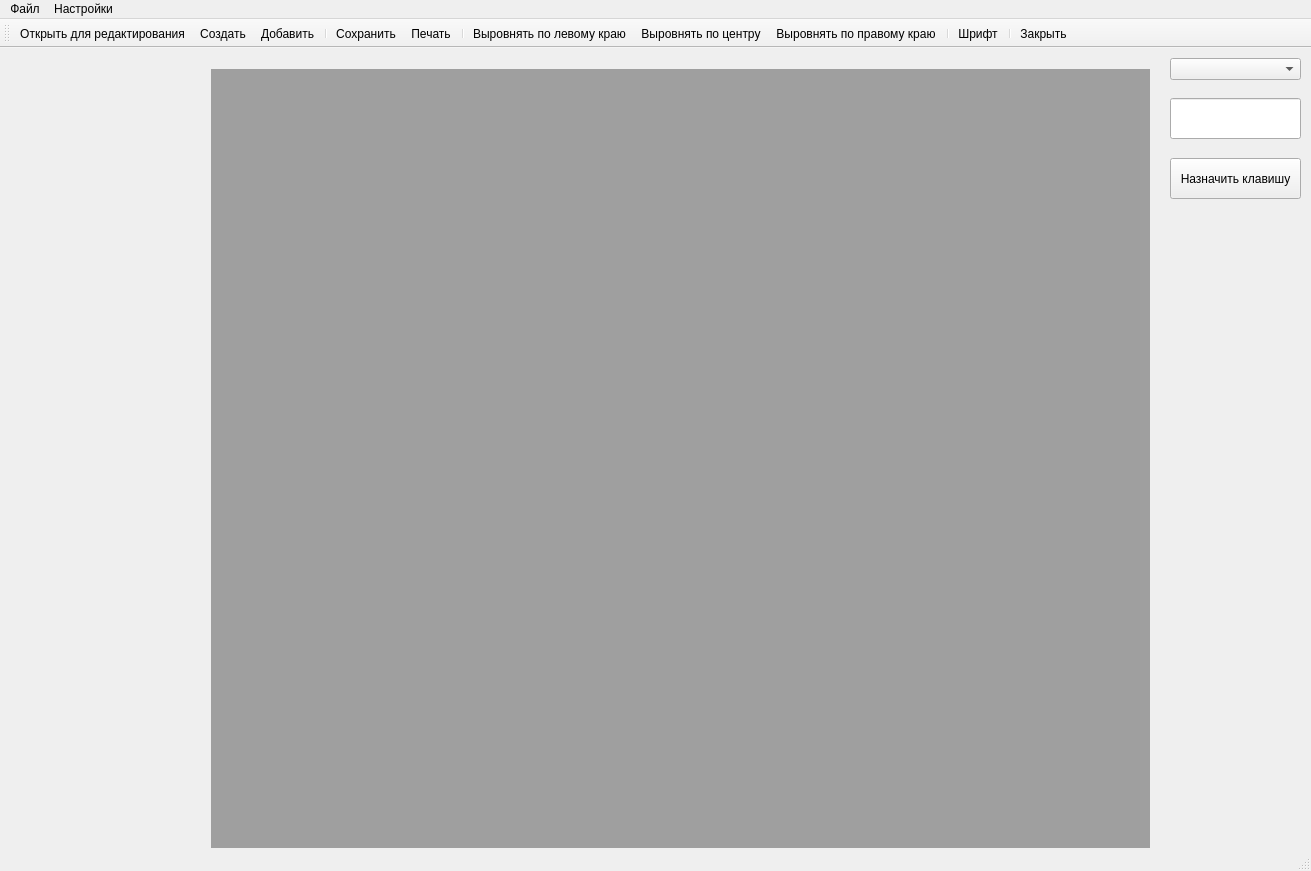
<?xml version="1.0" encoding="UTF-8"?>
<ui version="4.0">
 <class>MainWindow</class>
 <widget class="QMainWindow" name="MainWindow">
  <property name="geometry">
   <rect>
    <x>0</x>
    <y>0</y>
    <width>1311</width>
    <height>871</height>
   </rect>
  </property>
  <property name="windowTitle">
   <string>Текстовый редактор</string>
  </property>
  <widget class="QWidget" name="centralWidget">
   <widget class="QComboBox" name="boxActions">
    <property name="geometry">
     <rect>
      <x>1170</x>
      <y>10</y>
      <width>131</width>
      <height>22</height>
     </rect>
    </property>
   </widget>
   <widget class="QLineEdit" name="valHotKey">
    <property name="geometry">
     <rect>
      <x>1170</x>
      <y>50</y>
      <width>131</width>
      <height>41</height>
     </rect>
    </property>
   </widget>
   <widget class="QPushButton" name="setHotKey">
    <property name="geometry">
     <rect>
      <x>1170</x>
      <y>110</y>
      <width>131</width>
      <height>41</height>
     </rect>
    </property>
    <property name="text">
     <string>Назначить клавишу</string>
    </property>
   </widget>
   <widget class="QWidget" name="gridLayoutWidget">
    <property name="geometry">
     <rect>
      <x>0</x>
      <y>10</y>
      <width>201</width>
      <height>521</height>
     </rect>
    </property>
    <layout class="QGridLayout" name="gridLayout"/>
   </widget>
   <widget class="QWidget" name="gridLayoutWidget_2">
    <property name="geometry">
     <rect>
      <x>200</x>
      <y>10</y>
      <width>961</width>
      <height>801</height>
     </rect>
    </property>
    <layout class="QGridLayout" name="gridLayout_2">
     <item row="0" column="0">
      <widget class="QMdiArea" name="mdiArea">
       <property name="tabsClosable">
        <bool>true</bool>
       </property>
       <property name="tabsMovable">
        <bool>true</bool>
       </property>
      </widget>
     </item>
    </layout>
   </widget>
  </widget>
  <widget class="QMenuBar" name="menuBar">
   <property name="geometry">
    <rect>
     <x>0</x>
     <y>0</y>
     <width>1311</width>
     <height>21</height>
    </rect>
   </property>
   <widget class="QMenu" name="menu">
    <property name="title">
     <string>Файл</string>
    </property>
    <addaction name="separator"/>
    <addaction name="CreateFile"/>
    <addaction name="OpenReadOnly"/>
    <addaction name="OpenFile"/>
    <addaction name="addFile"/>
    <addaction name="separator"/>
    <addaction name="Save"/>
    <addaction name="SaveFile"/>
    <addaction name="printText"/>
    <addaction name="separator"/>
    <addaction name="OpenRef"/>
    <addaction name="QuitAction"/>
   </widget>
   <widget class="QMenu" name="menu_2">
    <property name="title">
     <string>Настройки</string>
    </property>
    <widget class="QMenu" name="menu_3">
     <property name="title">
      <string>Язык</string>
     </property>
     <addaction name="separator"/>
     <addaction name="LangToRus"/>
     <addaction name="LangToEng"/>
    </widget>
    <widget class="QMenu" name="menu_4">
     <property name="title">
      <string>Тема</string>
     </property>
     <addaction name="action_2"/>
     <addaction name="action_3"/>
    </widget>
    <widget class="QMenu" name="menu_5">
     <property name="title">
      <string>Вид</string>
     </property>
     <addaction name="alignLeft"/>
     <addaction name="alignCenter"/>
     <addaction name="alignRight"/>
     <addaction name="separator"/>
     <addaction name="setFont"/>
    </widget>
    <addaction name="menu_3"/>
    <addaction name="menu_4"/>
    <addaction name="separator"/>
    <addaction name="menu_5"/>
   </widget>
   <addaction name="menu"/>
   <addaction name="menu_2"/>
  </widget>
  <widget class="QStatusBar" name="statusBar"/>
  <widget class="QToolBar" name="mainToolBar">
   <attribute name="toolBarArea">
    <enum>TopToolBarArea</enum>
   </attribute>
   <attribute name="toolBarBreak">
    <bool>false</bool>
   </attribute>
   <addaction name="OpenFile"/>
   <addaction name="CreateFile"/>
   <addaction name="addFile"/>
   <addaction name="separator"/>
   <addaction name="Save"/>
   <addaction name="printText"/>
   <addaction name="separator"/>
   <addaction name="alignLeft"/>
   <addaction name="alignCenter"/>
   <addaction name="alignRight"/>
   <addaction name="separator"/>
   <addaction name="setFont"/>
   <addaction name="separator"/>
   <addaction name="QuitAction"/>
  </widget>
  <action name="SaveFile">
   <property name="text">
    <string>Сохранить как</string>
   </property>
  </action>
  <action name="OpenRef">
   <property name="text">
    <string>Справка</string>
   </property>
  </action>
  <action name="LangToRus">
   <property name="text">
    <string>Русский</string>
   </property>
  </action>
  <action name="LangToEng">
   <property name="text">
    <string>Английский</string>
   </property>
  </action>
  <action name="OpenReadOnly">
   <property name="text">
    <string>Открыть для чтения</string>
   </property>
  </action>
  <action name="OpenFile">
   <property name="icon">
    <iconset resource="rsc.qrc">
     <normaloff>:/img/img/free-icon-open-file-7603954.png</normaloff>:/img/img/free-icon-open-file-7603954.png</iconset>
   </property>
   <property name="text">
    <string>Открыть для редактирования</string>
   </property>
  </action>
  <action name="addFile">
   <property name="icon">
    <iconset resource="rsc.qrc">
     <normaloff>:/img/img/add.png</normaloff>:/img/img/add.png</iconset>
   </property>
   <property name="text">
    <string>Добавить</string>
   </property>
  </action>
  <action name="QuitAction">
   <property name="icon">
    <iconset resource="rsc.qrc">
     <normaloff>:/img/img/006close_99893.png</normaloff>:/img/img/006close_99893.png</iconset>
   </property>
   <property name="text">
    <string>Закрыть</string>
   </property>
  </action>
  <action name="Save">
   <property name="icon">
    <iconset resource="rsc.qrc">
     <normaloff>:/img/img/free-icon-save-2550221.png</normaloff>:/img/img/free-icon-save-2550221.png</iconset>
   </property>
   <property name="text">
    <string>Сохранить</string>
   </property>
  </action>
  <action name="action_2">
   <property name="text">
    <string>Светлая</string>
   </property>
  </action>
  <action name="action_3">
   <property name="text">
    <string>Тёмная</string>
   </property>
  </action>
  <action name="CreateFile">
   <property name="icon">
    <iconset resource="rsc.qrc">
     <normaloff>:/img/img/free-icon-direct-download-4147026.png</normaloff>:/img/img/free-icon-direct-download-4147026.png</iconset>
   </property>
   <property name="text">
    <string>Создать </string>
   </property>
  </action>
  <action name="printText">
   <property name="icon">
    <iconset resource="rsc.qrc">
     <normaloff>:/img/img/free-icon-paper-printer-4388319.png</normaloff>:/img/img/free-icon-paper-printer-4388319.png</iconset>
   </property>
   <property name="text">
    <string>Печать</string>
   </property>
  </action>
  <action name="alignLeft">
   <property name="icon">
    <iconset resource="rsc.qrc">
     <normaloff>:/img/img/free-icon-text-alignment-8112957.png</normaloff>:/img/img/free-icon-text-alignment-8112957.png</iconset>
   </property>
   <property name="text">
    <string>Выровнять по левому краю</string>
   </property>
  </action>
  <action name="alignCenter">
   <property name="icon">
    <iconset resource="rsc.qrc">
     <normaloff>:/img/img/free-icon-center-alignment-4662450.png</normaloff>:/img/img/free-icon-center-alignment-4662450.png</iconset>
   </property>
   <property name="text">
    <string>Выровнять по центру</string>
   </property>
  </action>
  <action name="alignRight">
   <property name="icon">
    <iconset resource="rsc.qrc">
     <normaloff>:/img/img/free-icon-right-text-alignment-57086.png</normaloff>:/img/img/free-icon-right-text-alignment-57086.png</iconset>
   </property>
   <property name="text">
    <string>Выровнять по правому краю</string>
   </property>
  </action>
  <action name="setFont">
   <property name="icon">
    <iconset resource="rsc.qrc">
     <normaloff>:/img/img/font.png</normaloff>:/img/img/font.png</iconset>
   </property>
   <property name="text">
    <string>Шрифт</string>
   </property>
  </action>
 </widget>
 <layoutdefault spacing="6" margin="11"/>
 <resources>
  <include location="rsc.qrc"/>
 </resources>
 <connections/>
</ui>
